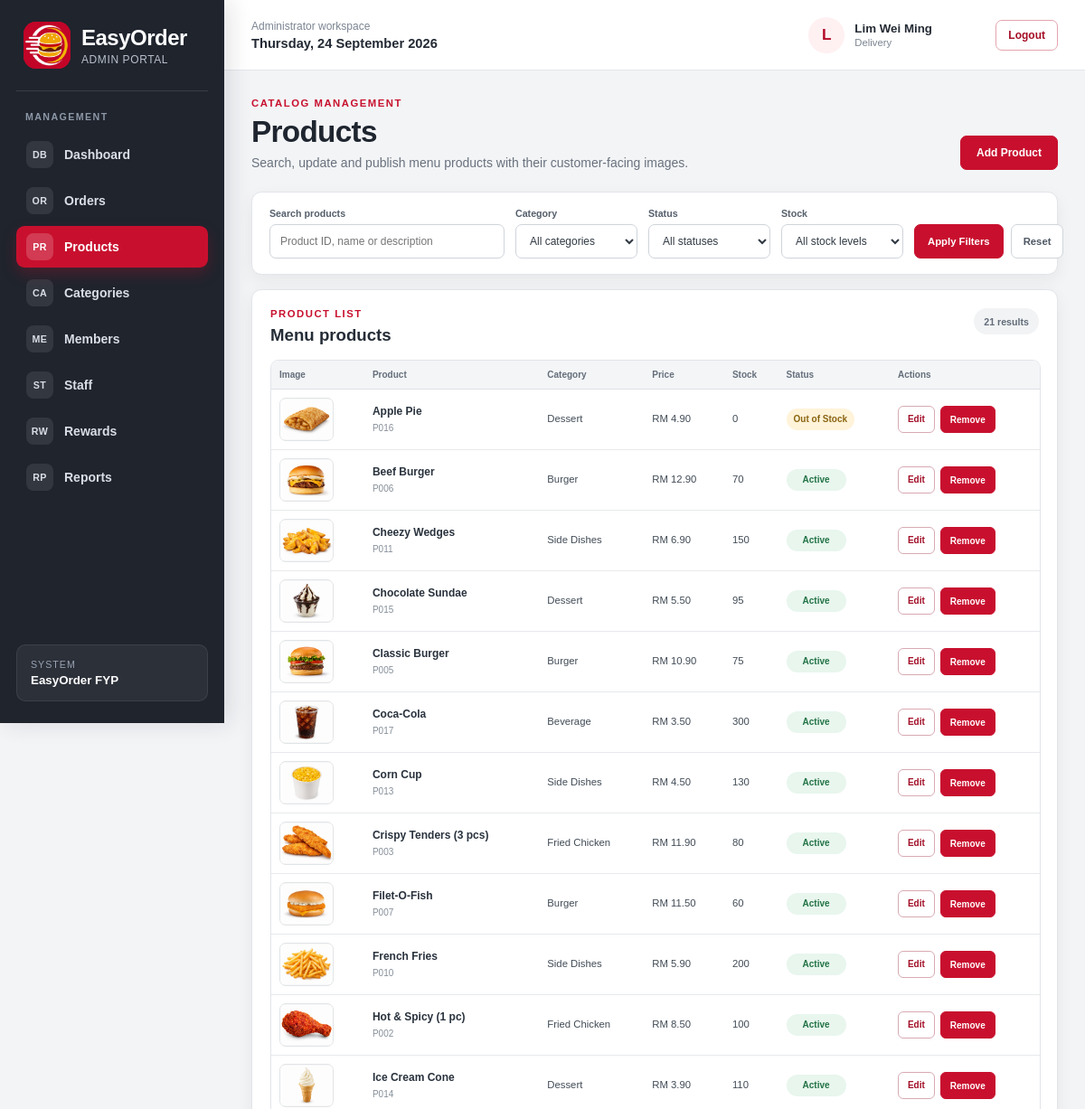
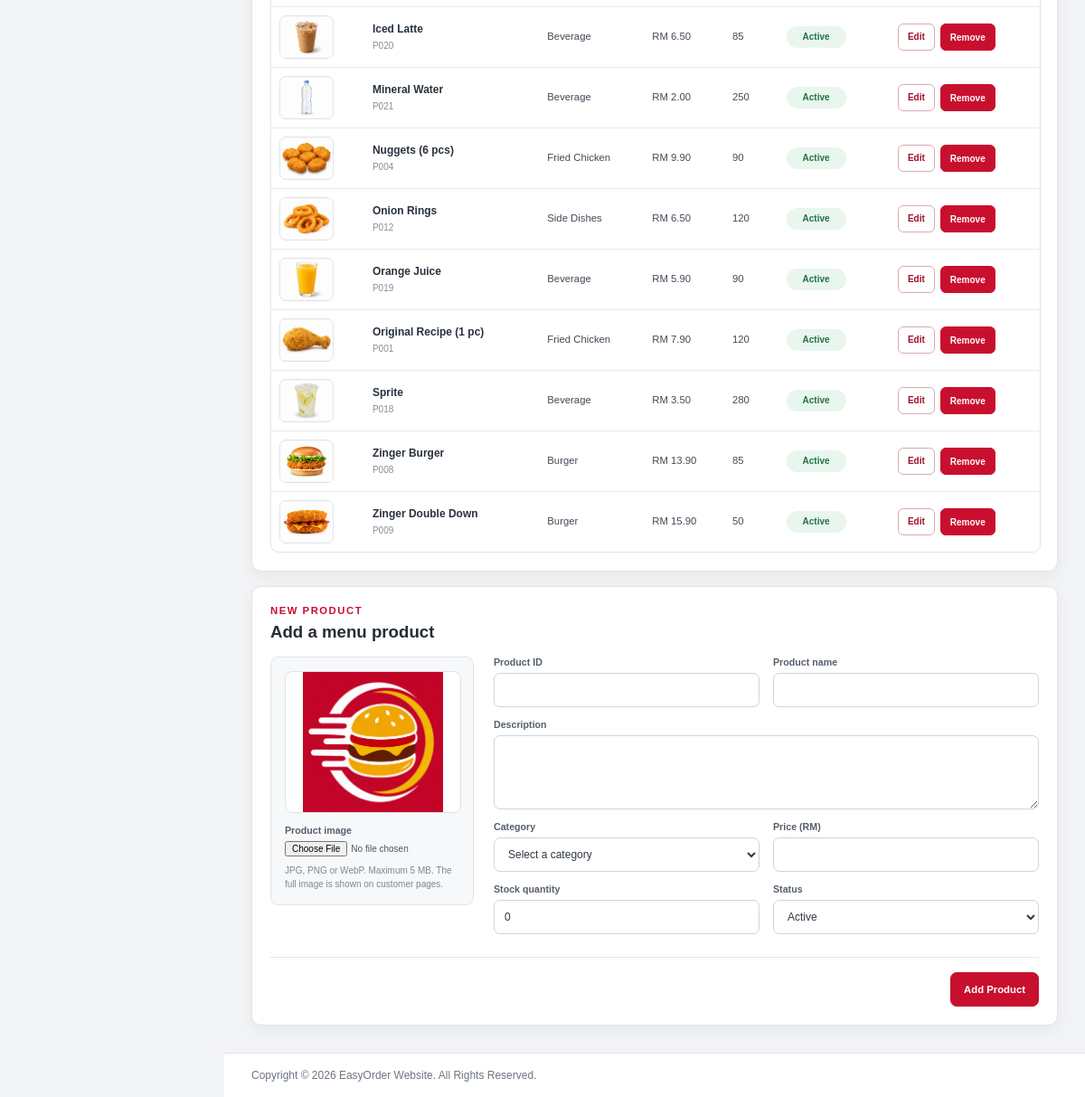
Screenshot of /admin_product.php (signed in) with the database file from the repository (2 pictures, top to bottom).
### tables this page shows
CREATE TABLE `staff` (
  `staff_id` char(5) NOT NULL,
  `staff_name` varchar(100) NOT NULL,
  `staff_role` varchar(20) NOT NULL,
  `staff_email` varchar(100) NOT NULL,
  `staff_phone` varchar(15) NOT NULL,
  `staff_password` varchar(50) NOT NULL,
  `staff_isDelete` int(1) NOT NULL DEFAULT 0
);

CREATE TABLE `product` (
  `product_id` char(5) NOT NULL,
  `product_name` varchar(100) NOT NULL,
  `product_desc` varchar(255) NOT NULL DEFAULT '',
  `product_image` varchar(255) NOT NULL DEFAULT 'image/logo.png',
  `product_category` varchar(50) NOT NULL,
  `product_price` decimal(5,2) NOT NULL,
  `product_stock` int(4) NOT NULL,
  `product_status` varchar(20) NOT NULL,
  `product_isDelete` int(1) NOT NULL DEFAULT 0
);

### product_catalog_helpers.php (called while the page is built, shortened)
<?php
function catalog_product_image($stored_path)
{
	$path = str_replace("\\","/",trim((string)$stored_path));
	if(preg_match("#^image/[A-Za-z0-9._-]+$#",$path)===1)
	{
		return $path;
	}
	return "image/logo.png";
}

### admin_product.php (the view, shortened to what this page needs)
<?php
include("dataconnection.php");
require_once("admin_shell.php");
require_once("product_catalog_helpers.php");
function admin_product_html($value)
{
	return htmlspecialchars((string)$value,ENT_QUOTES,"UTF-8");
}
$search = trim((string)($_GET["search"] ?? ""));
$category_filter = trim((string)($_GET["category"] ?? ""));
$status_filter = trim((string)($_GET["status"] ?? ""));
$stock_filter = trim((string)($_GET["stock"] ?? ""));
$like_search = "%".$search."%";
$product_stmt = mysqli_prepare($connect,
	"SELECT product_id,product_name,product_desc,product_image,product_category,product_price,product_stock,product_status
	 FROM product
	 WHERE product_isDelete=0
	 AND (?='' OR product_id LIKE ? OR product_name LIKE ? OR product_desc LIKE ?)
	 AND (?='' OR product_category=?)
	 AND (?='' OR product_status=?)
	 AND (?='' OR (?='in_stock' AND product_stock>0) OR (?='out_of_stock' AND product_stock<=0))
	 ORDER BY product_name");
$products = array();
if($product_stmt)
{
	mysqli_stmt_bind_param($product_stmt,"sssssssssss",$search,$like_search,$like_search,$like_search,$category_filter,$category_filter,$status_filter,$status_filter,$stock_filter,$stock_filter,$stock_filter);
	mysqli_stmt_execute($product_stmt);
	$product_result = mysqli_stmt_get_result($product_stmt);
	while($product_row = mysqli_fetch_assoc($product_result))
	{
		$products[] = $product_row;
	}
}
$editing_product = null;
?>
<!DOCTYPE html>
<html lang="en">
<head>
	<link rel="stylesheet" href="style.css">
	<link rel="stylesheet" href="admin_style.css">
</head>
<body class="admin-body">
<?php easyorder_admin_shell_start("admin_product.php"); ?>
	<section class="admin-page-heading">
		<div>
			<p class="admin-eyebrow">CATALOG MANAGEMENT</p>
			<h1>Products</h1>
			<p>Search, update and publish menu products with their customer-facing images.</p>
		</div>
		<a class="admin-primary-link" href="#product-editor">Add Product</a>
	</section>
	<section class="admin-catalog-filter-panel">
		<form class="admin-catalog-filter-form" method="get" action="admin_product.php">
			<label class="admin-catalog-search">
				<span>Search products</span>
				<input type="search" name="search" value="<?php echo admin_product_html($search); ?>" placeholder="Product ID, name or description">
			</label>
			<label>
				<span>Category</span>
				<select name="category">
					<option value="">All categories</option>
				</select>
			</label>
			<label>
				<span>Status</span>
				<select name="status">
					<option value="">All statuses</option>
				</select>
			</label>
			<label>
				<span>Stock</span>
				<select name="stock">
					<option value="">All stock levels</option>
				</select>
			</label>
			<div class="admin-catalog-filter-actions">
				<button type="submit">Apply Filters</button>
				<a href="admin_product.php">Reset</a>
			</div>
		</form>
	</section>
	<section class="admin-catalog-results">
		<header class="admin-section-heading">
			<div>
				<p class="admin-eyebrow">PRODUCT LIST</p>
				<h2>Menu products</h2>
			</div>
			<span class="admin-catalog-result-meta"><?php echo count($products); ?> result<?php echo count($products)===1 ? "" : "s"; ?></span>
		</header>
		<div class="admin-catalog-table-wrap">
			<table class="admin-catalog-table">
				<thead>
					<tr><th>Image</th><th>Product</th><th>Category</th><th>Price</th><th>Stock</th><th>Status</th><th>Actions</th></tr>
				</thead>
				<tbody>
				<?php if(!$products): ?>
					<tr><td class="admin-catalog-empty" colspan="7">No products match the selected filters.</td></tr>
				<?php else: ?>
					<?php foreach($products as $product): ?>
						<tr>
							<td><img class="admin-product-thumbnail" src="<?php echo admin_product_html(catalog_product_image($product["product_image"])); ?>" alt=""></td>
							<td><strong><?php echo admin_product_html($product["product_name"]); ?></strong><small><?php echo admin_product_html($product["product_id"]); ?></small></td>
							<td><?php echo admin_product_html($product["product_category"]); ?></td>
							<td>RM <?php echo number_format((float)$product["product_price"],2); ?></td>
							<td><?php echo (int)$product["product_stock"]; ?></td>
							<td><span class="admin-status-badge <?php echo $product["product_status"]==="Active" && (int)$product["product_stock"]>0 ? "status-success" : ($product["product_status"]==="Out of Stock" || (int)$product["product_stock"]<=0 ? "status-warning" : "status-danger"); ?>"><?php echo admin_product_html($product["product_status"]); ?></span></td>
							<td>
								<div class="admin-catalog-row-actions">
									<a href="admin_product.php?edit=<?php echo rawurlencode($product["product_id"]); ?>#product-editor">Edit</a>
									<form method="post" action="admin_product.php" onsubmit="return confirm('Remove this product from the menu?');">
										<button type="submit">Remove</button>
									</form>
								</div>
							</td>
						</tr>
					<?php endforeach; ?>
				<?php endif; ?>
				</tbody>
			</table>
		</div>
	</section>
	<section id="product-editor" class="admin-catalog-editor">
		<header class="admin-section-heading">
			<div>
				<p class="admin-eyebrow"><?php echo $editing_product ? "UPDATE PRODUCT" : "NEW PRODUCT"; ?></p>
				<h2><?php echo $editing_product ? "Edit ".admin_product_html($editing_product["product_name"]) : "Add a menu product"; ?></h2>
			</div>
		</header>
		<form class="admin-catalog-editor-form" name="productfrm" method="post" action="admin_product.php" enctype="multipart/form-data" data-product-form>
			<div class="admin-product-image-editor">
				<img class="admin-product-preview" data-image-preview src="<?php echo admin_product_html($editing_product ? catalog_product_image($editing_product["product_image"]) : "image/logo.png"); ?>" alt="Product image preview">
				<label>
					<span><?php echo $editing_product ? "Replace product image" : "Product image"; ?></span>
					<input type="file" name="product_image" accept="image/jpeg,image/png,image/webp"<?php echo $editing_product ? "" : " required"; ?> data-image-input>
				</label>
				<p>JPG, PNG or WebP. Maximum 5 MB. The full image is shown on customer pages.</p>
			</div>
			<div class="admin-catalog-fields">
				<label class="admin-form-field">
					<span>Product ID</span>
					<input type="text" name="product_id" maxlength="5" pattern="[A-Za-z0-9]{1,5}" value="<?php echo admin_product_html($editing_product["product_id"] ?? ""); ?>"<?php echo $editing_product ? " readonly" : ""; ?> required>
				</label>
				<label class="admin-form-field">
					<span>Product name</span>
					<input type="text" name="product_name" maxlength="100" value="<?php echo admin_product_html($editing_product["product_name"] ?? ""); ?>" required>
				</label>
				<label class="admin-form-field admin-field-wide">
					<span>Description</span>
					<textarea name="product_desc" maxlength="255" rows="3" required><?php echo admin_product_html($editing_product["product_desc"] ?? ""); ?></textarea>
				</label>
				<label class="admin-form-field">
					<span>Category</span>
					<select name="product_category" required>
						<option value="">Select a category</option>
					</select>
				</label>
				<label class="admin-form-field">
					<span>Price (RM)</span>
					<input type="number" name="product_price" min="0.01" max="999.99" step="0.01" value="<?php echo admin_product_html($editing_product["product_price"] ?? ""); ?>" required>
				</label>
				<label class="admin-form-field">
					<span>Stock quantity</span>
					<input type="number" name="product_stock" min="0" max="9999" step="1" value="<?php echo admin_product_html($editing_product["product_stock"] ?? "0"); ?>" required>
				</label>
				<label class="admin-form-field">
					<span>Status</span>
					<select name="product_status" required>
						<?php $selected_status = $editing_product["product_status"] ?? "Active"; ?>
						<option value="Active"<?php echo $selected_status==="Active" ? " selected" : ""; ?>>Active</option>
					</select>
				</label>
			</div>
			<div class="admin-catalog-form-actions">
				<button type="submit"><?php echo $editing_product ? "Save Product Changes" : "Add Product"; ?></button>
			</div>
		</form>
	</section>
<?php easyorder_admin_shell_end(); ?>
</body>
</html>

### admin_shell.php (shortened to what this page needs)
<?php
if(!function_exists("easyorder_admin_shell_start"))
{
	function easyorder_admin_shell_start($active_page="")
	{
		global $connect;
		$admin_name = $_SESSION["admin_name"] ?? "Administrator";
		$admin_role = $_SESSION["admin_role"] ?? "Staff";
		if($connect && isset($_SESSION["admin_id"]))
		{
			$identity_stmt = mysqli_prepare($connect,"SELECT staff_name,staff_role FROM staff WHERE staff_id=? AND staff_isDelete=0 LIMIT 1");
			if($identity_stmt)
			{
				mysqli_stmt_bind_param($identity_stmt,"s",$_SESSION["admin_id"]);
				if(mysqli_stmt_execute($identity_stmt))
				{
					$identity_result = mysqli_stmt_get_result($identity_stmt);
					if($identity_row = mysqli_fetch_assoc($identity_result))
					{
						$admin_name = $identity_row["staff_name"];
						$admin_role = $identity_row["staff_role"];
					}
				}
			}
		}
		$navigation = array(
			array("page"=>"admin_dashboard.php","label"=>"Dashboard","icon"=>"DB"),
			array("page"=>"admin_order.php","label"=>"Orders","icon"=>"OR"),
			array("page"=>"admin_product.php","label"=>"Products","icon"=>"PR"),
			array("page"=>"admin_category.php","label"=>"Categories","icon"=>"CA"),
			array("page"=>"admin_member.php","label"=>"Members","icon"=>"ME"),
			array("page"=>"admin_staff.php","label"=>"Staff","icon"=>"ST"),
			array("page"=>"admin_reward.php","label"=>"Rewards","icon"=>"RW"),
			array("page"=>"admin_report.php","label"=>"Reports","icon"=>"RP")
		);
		?>
		<div class="admin-app-shell">
			<aside class="admin-sidebar" aria-label="Administrator navigation">
				<a class="admin-brand" href="admin_dashboard.php" aria-label="EasyOrder administrator dashboard">
					<img src="image/logo.png" width="52" height="52" alt="EasyOrder logo">
					<span><strong>EasyOrder</strong><small>Admin Portal</small></span>
				</a>
				<nav class="admin-navigation">
					<p class="admin-navigation-label">MANAGEMENT</p>
					<?php foreach($navigation as $item): ?>
						<?php $is_active = $active_page===$item["page"]; ?>
						<a href="<?php echo htmlspecialchars($item["page"],ENT_QUOTES,"UTF-8"); ?>" class="<?php echo $is_active ? "active" : ""; ?>"<?php echo $is_active ? ' aria-current="page"' : ""; ?>>
							<span class="admin-nav-icon" aria-hidden="true"><?php echo htmlspecialchars($item["icon"],ENT_QUOTES,"UTF-8"); ?></span>
							<?php echo htmlspecialchars($item["label"],ENT_QUOTES,"UTF-8"); ?>
						</a>
					<?php endforeach; ?>
				</nav>
				<div class="admin-sidebar-note">
					<span>System</span>
					<strong>EasyOrder FYP</strong>
				</div>
			</aside>
			<div class="admin-workspace">
				<header class="admin-topbar">
					<div class="admin-topbar-context">
						<span>Administrator workspace</span>
						<strong><?php echo date("l, d F Y"); ?></strong>
					</div>
					<div class="admin-account-summary">
						<span class="admin-avatar" aria-hidden="true"><?php echo htmlspecialchars(strtoupper(substr($admin_name,0,1)),ENT_QUOTES,"UTF-8"); ?></span>
						<span class="admin-account-copy">
							<strong><?php echo htmlspecialchars($admin_name,ENT_QUOTES,"UTF-8"); ?></strong>
							<small><?php echo htmlspecialchars($admin_role,ENT_QUOTES,"UTF-8"); ?></small>
						</span>
						<a class="admin-logout-link" href="logout.php" onclick="return confirm('Are you sure you want to logout?')">Logout</a>
					</div>
				</header>
				<main id="main" class="admin-main">
		<?php
	}
}
if(!function_exists("easyorder_admin_shell_end"))
{
	function easyorder_admin_shell_end()
	{
		?>
				</main>
				<footer class="admin-footer">
					<p>Copyright &copy; 2026 EasyOrder Website. All Rights Reserved.</p>
				</footer>
			</div>
		</div>
		<?php
	}
}

### style.css (style rules this page uses)
* { font-family:Arial; }
body { background-color:#FFF8F0; color:#333333; margin:0px; }
#main { width:960px; margin:auto; padding:10px 0px 20px 0px; }
input[type="text"],input[type="password"],input[type="email"],input[type="number"],input[type="date"],textarea { border:1px solid #CCCCCC; border-radius:4px; padding:8px 10px 8px 10px; }
th { background-color:#C8102E; color:#FFFFFF; padding:10px; }
td { padding:8px; }
footer { background-color:#2B2B2B; color:#FFFFFF; text-align:center; padding:20px 10px 20px 10px; margin-top:30px; }

### rows the page displays
staff: staff_name "L", staff_name "Lim Wei Ming", staff_role "Delivery"
product: product_image (picture), product_name "Apple Pie", product_id "P016", product_category "Dessert", product_price "4.90", product_stock "0", product_status "Out of Stock"
product: product_image (picture), product_name "Beef Burger", product_id "P006", product_category "Burger", product_price "12.90", product_stock "70", product_status "Active"
product: product_image (picture), product_name "Cheezy Wedges", product_id "P011", product_category "Side Dishes", product_price "6.90", product_stock "150", product_status "Active"
product: product_image (picture), product_name "Chocolate Sundae", product_id "P015", product_category "Dessert", product_price "5.50", product_stock "95", product_status "Active"
product: product_image (picture), product_name "Classic Burger", product_id "P005", product_category "Burger", product_price "10.90", product_stock "75", product_status "Active"
product: product_image (picture), product_name "Coca-Cola", product_id "P017", product_category "Beverage", product_price "3.50", product_stock "300", product_status "Active"
product: product_image (picture), product_name "Corn Cup", product_id "P013", product_category "Side Dishes", product_price "4.50", product_stock "130", product_status "Active"
product: product_image (picture), product_name "Crispy Tenders (3 pcs)", product_id "P003", product_category "Fried Chicken", product_price "11.90", product_stock "80", product_status "Active"
product: product_image (picture), product_name "Filet-O-Fish", product_id "P007", product_category "Burger", product_price "11.50", product_stock "60", product_status "Active"
product: product_image (picture), product_name "French Fries", product_id "P010", product_category "Side Dishes", product_price "5.90", product_stock "200", product_status "Active"
product: product_image (picture), product_name "Hot & Spicy (1 pc)", product_id "P002", product_category "Fried Chicken", product_price "8.50", product_stock "100", product_status "Active"
product: product_image (picture), product_name "Ice Cream Cone", product_id "P014", product_category "Dessert", product_price "3.90", product_stock "110", product_status "Active"
product: product_image (picture), product_name "Iced Latte", product_id "P020", product_category "Beverage", product_price "6.50", product_stock "85", product_status "Active"
product: product_image (picture), product_name "Mineral Water", product_id "P021", product_category "Beverage", product_price "2.00", product_stock "250", product_status "Active"
product: product_image (picture), product_name "Nuggets (6 pcs)", product_id "P004", product_category "Fried Chicken", product_price "9.90", product_stock "90", product_status "Active"
product: product_image (picture), product_name "Onion Rings", product_id "P012", product_category "Side Dishes", product_price "6.50", product_stock "120", product_status "Active"
product: product_image (picture), product_name "Orange Juice", product_id "P019", product_category "Beverage", product_price "5.90", product_stock "90", product_status "Active"
product: product_image (picture), product_name "Original Recipe (1 pc)", product_id "P001", product_category "Fried Chicken", product_price "7.90", product_stock "120", product_status "Active"
product: product_image (picture), product_name "Sprite", product_id "P018", product_category "Beverage", product_price "3.50", product_stock "280", product_status "Active"
product: product_image (picture), product_name "Zinger Burger", product_id "P008", product_category "Burger", product_price "13.90", product_stock "85", product_status "Active"
product: product_image (picture), product_name "Zinger Double Down", product_id "P009", product_category "Burger", product_price "15.90", product_stock "50", product_status "Active"

### other values shown
$item["icon"] "DB"
$item["label"] "Dashboard"
$item["icon"] "OR"
$item["label"] "Orders"
$item["icon"] "PR"
$item["label"] "Products"
$item["icon"] "CA"
$item["label"] "Categories"
$item["icon"] "ME"
$item["label"] "Members"
$item["icon"] "ST"
$item["label"] "Staff"
$item["icon"] "RW"
$item["label"] "Rewards"
$item["icon"] "RP"
